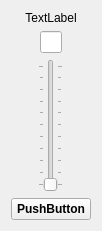
          <widget class="QWidget" name="layoutWidget_37">
           <property name="geometry">
            <rect>
             <x>380</x>
             <y>20</y>
             <width>91</width>
             <height>231</height>
            </rect>
           </property>
           <layout class="QVBoxLayout" name="verticalLayout4_6">
            <item>
             <widget class="QLabel" name="NameLaser_39">
              <property name="text">
               <string>TextLabel</string>
              </property>
              <property name="alignment">
               <set>Qt::AlignCenter</set>
              </property>
             </widget>
            </item>
            <item>
             <layout class="QHBoxLayout" name="horizontalLayout_90" stretch="0,0,0">
              <property name="spacing">
               <number>0</number>
              </property>
              <item>
               <spacer name="horizontalSpacer_117">
                <property name="orientation">
                 <enum>Qt::Horizontal</enum>
                </property>
                <property name="sizeHint" stdset="0">
                 <size>
                  <width>40</width>
                  <height>20</height>
                 </size>
                </property>
               </spacer>
              </item>
              <item>
               <widget class="QLineEdit" name="EditIntensity_Laser_29">
                <property name="maximumSize">
                 <size>
                  <width>30</width>
                  <height>16777215</height>
                 </size>
                </property>
                <property name="alignment">
                 <set>Qt::AlignCenter</set>
                </property>
               </widget>
              </item>
              <item>
               <spacer name="horizontalSpacer_118">
                <property name="orientation">
                 <enum>Qt::Horizontal</enum>
                </property>
                <property name="sizeHint" stdset="0">
                 <size>
                  <width>40</width>
                  <height>20</height>
                 </size>
                </property>
               </spacer>
              </item>
             </layout>
            </item>
            <item>
             <layout class="QHBoxLayout" name="horizontalLayout_91">
              <item>
               <spacer name="horizontalSpacer_119">
                <property name="orientation">
                 <enum>Qt::Horizontal</enum>
                </property>
                <property name="sizeHint" stdset="0">
                 <size>
                  <width>40</width>
                  <height>20</height>
                 </size>
                </property>
               </spacer>
              </item>
              <item>
               <widget class="QSlider" name="SliderLaser_29">
                <property name="orientation">
                 <enum>Qt::Vertical</enum>
                </property>
                <property name="tickPosition">
                 <enum>QSlider::TicksBothSides</enum>
                </property>
                <property name="tickInterval">
                 <number>10</number>
                </property>
               </widget>
              </item>
              <item>
               <spacer name="horizontalSpacer_120">
                <property name="orientation">
                 <enum>Qt::Horizontal</enum>
                </property>
                <property name="sizeHint" stdset="0">
                 <size>
                  <width>40</width>
                  <height>20</height>
                 </size>
                </property>
               </spacer>
              </item>
             </layout>
            </item>
            <item>
             <widget class="QPushButton" name="PushLaser_29">
              <property name="font">
               <font>
                <weight>75</weight>
                <bold>true</bold>
               </font>
              </property>
              <property name="text">
               <string>PushButton</string>
              </property>
             </widget>
            </item>
           </layout>
          </widget>
